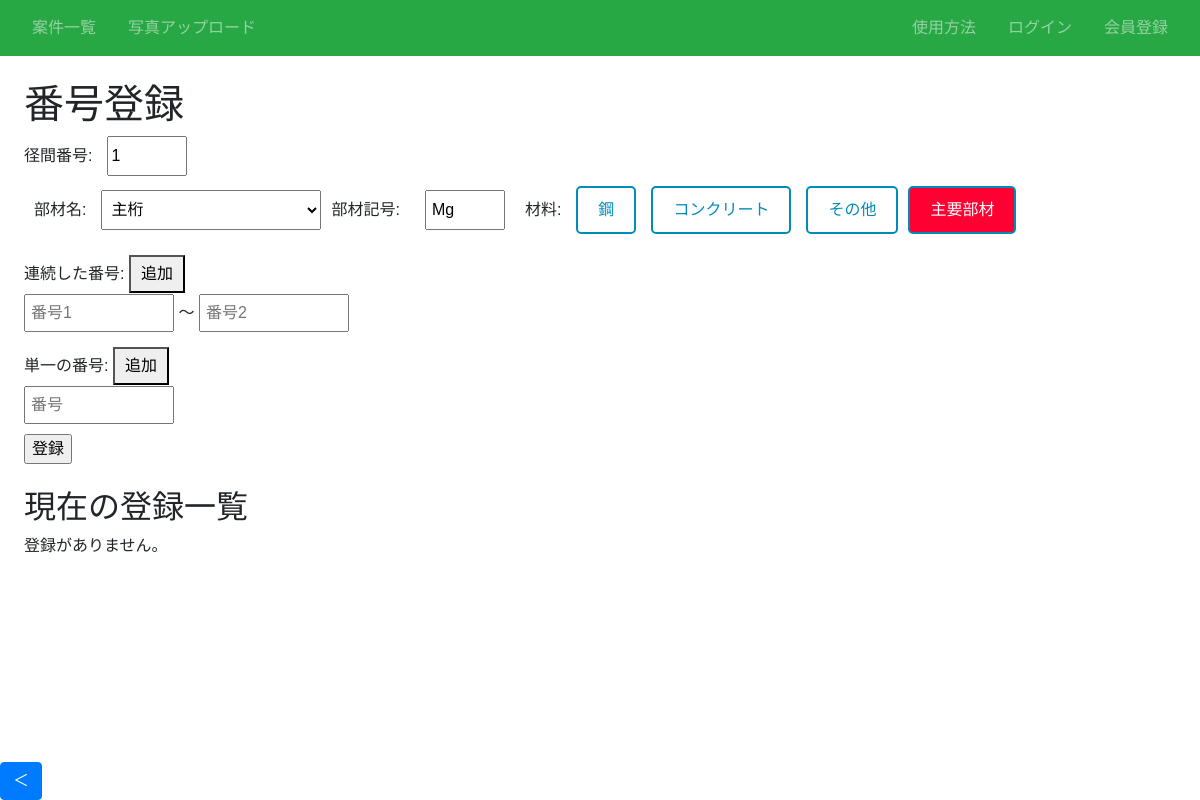
The app's page /article/1/infra/1/number/ with its own data.
### infra/models.py (models this page shows, shortened)
class Material(models.Model):
    材料 = models.CharField(max_length=100, choices=材料_CHOICES)

### infra/views.py (the view, shortened to what this page needs)
# urls.py: path('article/<int:article_pk>/infra/<int:pk>/number/', views.number_list, name='number-list'),# 要素番号登録
def number_list(request, article_pk, pk):
    parts_names = PartsName.objects.all().order_by('display_order')  # 順序フィールドで部材名を取り出し並べ替え
    serial_numbers = request.POST.getlist("serial_number") # ['0101', '0103', '0201', '0203']
    single_numbers = request.POST.getlist("single_number") # ['0101', '0201', '0301', '0401']
    new_serial_numbers = []
    serial_numbers_count = len(serial_numbers)
    for i in range(0, serial_numbers_count, 2):
        new_serial_numbers.append(serial_numbers[i] + "~" + serial_numbers[i+1])
    print(new_serial_numbers) # ['0101~0103', '0201~0203']
    print(f"pk：{pk}、article_pk：{article_pk}")
    create_number_list = PartsNumber.objects.filter(infra=pk)
    print(f"create_number_list：{create_number_list}")
    print("-----------------------------------------")
    print(f"橋梁番号:{pk}") # 橋梁番号:Table object (1)
    print(f"案件番号:{article_pk}") # 案件番号:1
    number_object = Infra.objects.filter(id=pk).first()
    print(f"サイドバーに渡すID：{number_object}")
    for item in create_number_list:
        print(f"Number: {item.number}, Unique ID: {item.unique_id}")
    grouped_parts = defaultdict(list)
    for accordion_list in create_number_list:
        title = f"{accordion_list.parts_name.部材名}（{accordion_list.symbol}）{accordion_list.get_material_list()} {accordion_list.span_number}径間"
        grouped_parts[title].append({
        'number': accordion_list.number,
        'unique_id': accordion_list.unique_id
        })
    return render(request, 'number_entry.html', {'object': number_object, 'article_pk': article_pk, 'pk': pk, "form": PartsNumberForm(), 'create_number_list': create_number_list, 'grouped_parts': grouped_parts.items(), 'parts_names': parts_names})

### infra/forms.py (shortened to what this page needs)
class PartsNumberForm(forms.ModelForm):
    class Meta:
        model = PartsNumber
        fields = ['parts_name', 'symbol', 'material', 'main_frame', 'span_number', 'number', 'infra', 'article']

### infra/models.py (called while the page is built)
    def __str__(self):
        return self.title

### templates/number_entry.html (shortened to what this page needs)
{% extends 'base.html' %}
{% load custom_filters %}
{% block h1 %}番号登録{% endblock %}
{% block content %}
    <form action="" method="post">
        <div class="inline-group">
            <label for="span_number">径間番号:</label>
            <input type="number" id="span_number" name="span_number" value="1">
        </div>
        <div class="form-section">
            <div class="inline-group">
                <label for="part-name">部材名:</label>
                <select id="part-name" name="parts_name" onchange="toggleMainFrame(this)">
                    {% for parts_name in parts_names %}
                    <option value="{{ parts_name.id }}" data-main="{{ parts_name.主要部材|yesno:'true,false' }}">
                        {{ parts_name.部材名 }}
                    </option>
                    {% endfor %}
                </select>
            </div>
            <div class="inline-group">
                <label for="symbol">部材記号:</label>
                <input type="text" id="symbol" name="symbol" value="Mg">
            </div>
            <div class="inline-group">
                <label>材料:</label>
                {% for parts_name in parts_names %}
                    {% for material in parts_name.material.all %}
                        <label class="material-option" for="material_{{ parts_name.id }}_{{ material.id }}" data-parts-id="{{ parts_name.id }}">
                            {{ material.材料 }}
                        </label>
                    {% endfor %}
                {% endfor %}
            </div>
            <label for="main_frame">主要部材{{ article.id }}{{ infra.id }}</label>
        </div>
        <div class="form-number-section">
            <label>連続した番号:</label>
            <button type="button" onclick="addSerialEntry()">追加</button>
            <div id="serial-entries" class="entries">
                <div class="entry">
                    <input type="number" placeholder="番号1" min="1" name="serial_number"> ～ <input type="number" placeholder="番号2" min="1" name="serial_number">
                </div>
            </div>
        </div>
        <div class="form-number-section">
            <label>単一の番号:</label>
            <button type="button" onclick="addSingleEntry()">追加</button>
            <div id="single-entries" class="entries">
                <div class="entry">
                    <input type="number" placeholder="番号" min="1" name="single_number">
                </div>
            </div>
        </div>
        <input type="submit" value="登録">
    </form>
    <h2>現在の登録一覧</h2>
    {% for title, parts_list in grouped_parts %}
    <details class="details js-details">
        <summary class="details-summary js-details-summary"><span class="btn"></span>{{ title }}</summary>
        <div class="details-content js-details-content">
            {% if parts_list %}
                {% for parts in parts_list %}
                <div style="position: relative; display: inline-block; margin-left: 10px; margin-right: 20px; padding: 10px; border: none;">
                    <p style="display: inline; margin: 0; position: relative;">{{ parts.number }}</p>
                    <form action="{% url 'delete_number' article_pk=article_pk pk=pk unique_id=parts.unique_id %}" method="post" style="display: inline;">
                        {% csrf_token %}
                        <button type="submit" class="delete-number-button">✕</button>
                    </form>
                </div>
                {% endfor %}
            {% else %}
                <p>登録されている番号がありません。</p>
            {% endif %}
        </div>
    </details>
    {% empty %}
        <p>登録がありません。</p>
    {% endfor %}
{% endblock %}

### templates/number_entry.html (style rules this page uses)
body { font-family: Arial, sans-serif; margin: 0; }
.form-section { margin-bottom: 20px; }
.form-section label { display: block; margin-bottom: 5px; }
.form-section input, .form-section select, .form-number-section input, .form-number-section select { width: 150px; padding: 5px; margin-bottom: 10px; }
#span_number { height: 40px; width: 80px; }
#part-name { height: 40px; width: 220px; }
#symbol { height: 40px; width: 80px; }
.form-section { display: flex; align-items: baseline; gap: 10px; }
.form-number-section { align-items: baseline; gap: 10px; }
.inline-group { display: flex; align-items: baseline; gap: 15px; margin-bottom: 10px; }
.form-section .inline-group label { margin: 0; }
.form-section .inline-group input, .form-section, .form-number-section .inline-group select { margin: 0 10px; }
.form-number-section .entries .entry { display: inline-block; margin-right: 10px; white-space: nowrap; gap: 10px; }
button { margin-top: 5px; padding: 5px 10px; cursor: pointer; }
input[type="checkbox"] + label { display: inline-block; padding: 10px 20px; border: 2px solid #008CBA; background-color: white; color: #008CBA; cursor: pointer; border-radius: 5px; transition: background-color 0.3s, color 0.3s; }
input[type="checkbox"]:checked + label { background-color: #ff0033; color: white; }

### records on screen
Material: 材料 "鋼"
Material: 材料 "コンクリート"
Material: 材料 "その他"

### other values on screen
form field parts_name "主桁"
